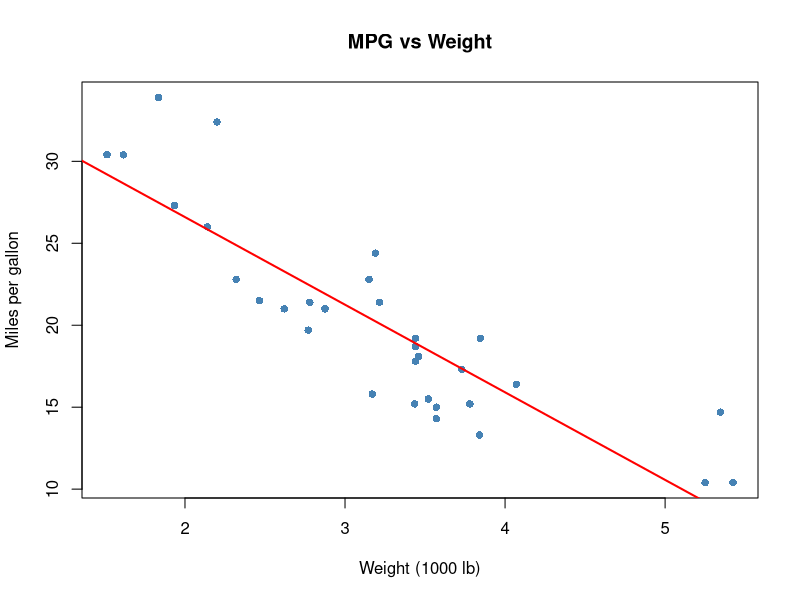
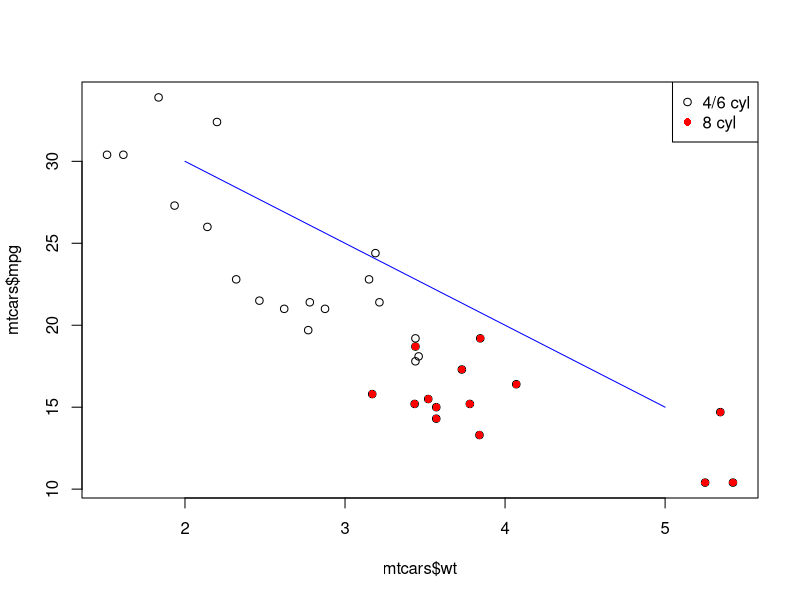
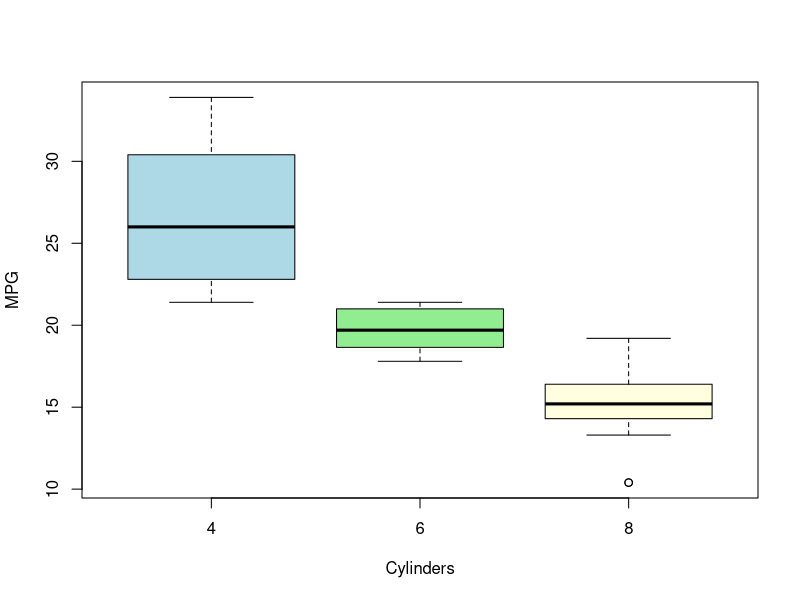
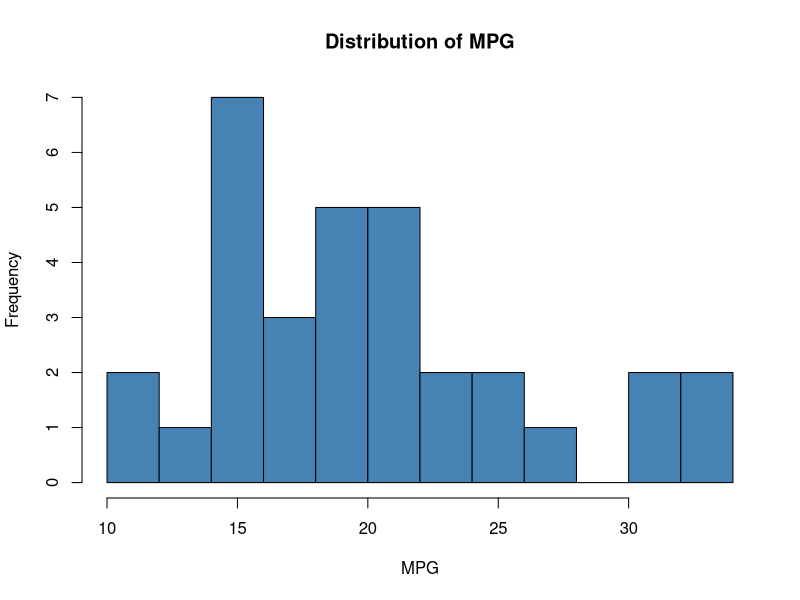
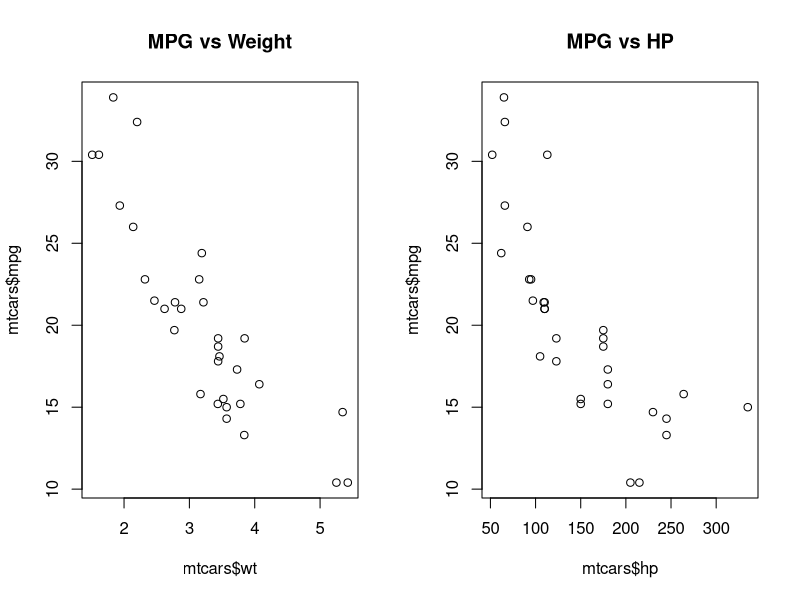

The R script that drew these images, in order:
## ---- chunk 1
knitr::opts_chunk$set(echo = TRUE, comment = "#>")
## ---- chunk 2
plot(mtcars$wt, mtcars$mpg,
  pch  = 16, # point shape (16 = filled circle)
  col  = "steelblue",
  xlab = "Weight (1000 lb)",
  ylab = "Miles per gallon",
  main = "MPG vs Weight"
)
abline(lm(mpg ~ wt, data = mtcars), col = "red", lwd = 2)
## ---- chunk 3
plot(mtcars$wt, mtcars$mpg, pch = 1)
points(mtcars$wt[mtcars$cyl == 8], mtcars$mpg[mtcars$cyl == 8],
  pch = 16, col = "red"
) # overlay points
lines(c(2, 5), c(30, 15), col = "blue") # add line segment
legend("topright",
  legend = c("4/6 cyl", "8 cyl"),
  pch = c(1, 16), col = c("black", "red")
)
## ---- chunk 4
boxplot(mpg ~ cyl,
  data = mtcars,
  xlab = "Cylinders", ylab = "MPG",
  col = c("lightblue", "lightgreen", "lightyellow")
)
# The thick line = MEDIAN (not mean)
## ---- chunk 5
hist(mtcars$mpg,
  breaks = 10, col = "steelblue",
  xlab = "MPG", main = "Distribution of MPG"
)
## ---- chunk 6
par(mfrow = c(1, 2)) # 1 row, 2 columns
plot(mtcars$wt, mtcars$mpg, main = "MPG vs Weight")
plot(mtcars$hp, mtcars$mpg, main = "MPG vs HP")
par(mfrow = c(1, 1)) # reset
